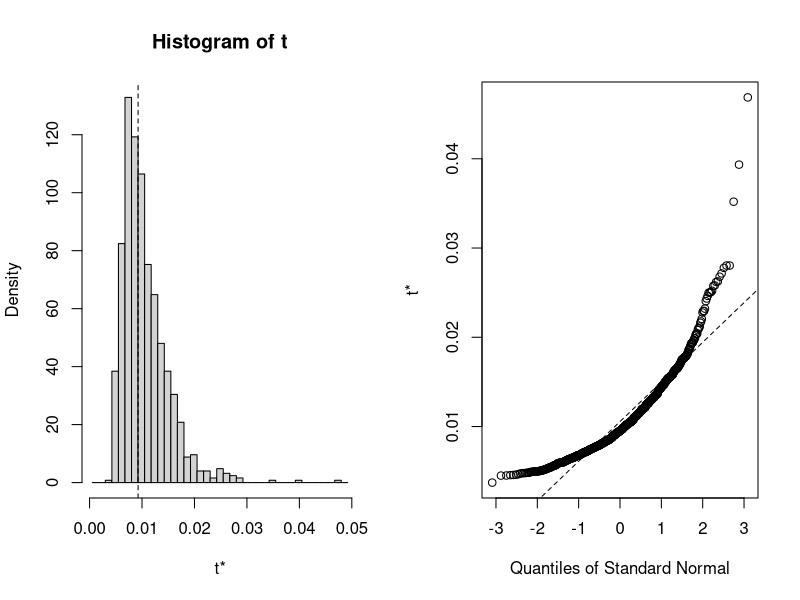
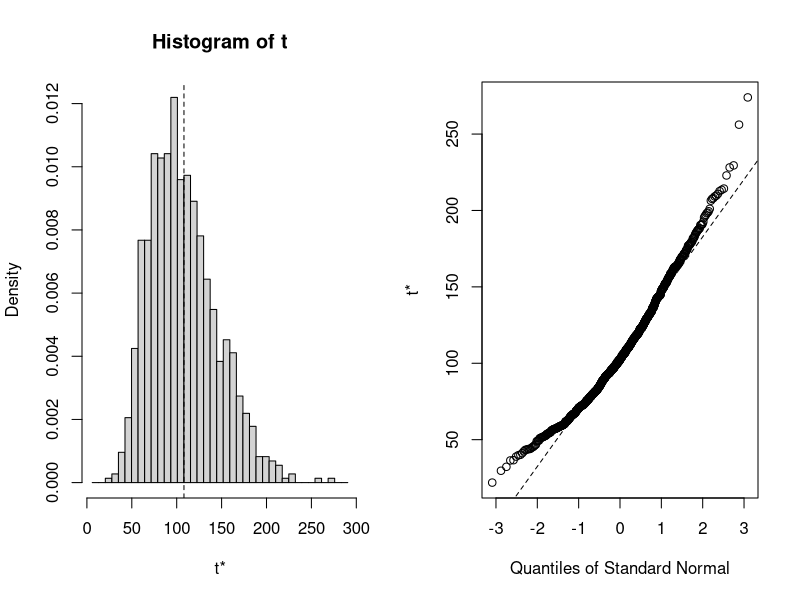

Generate these figures, in order, with R:
## ---- chunk 1
rm(list = ls())
## ---- chunk 2
library(boot)

# MLE for hazard rate of exponential distributed data
mle <- function(data, i) {
  return(length(data[i])/sum(data[i]))
}

# bootstrapping with 1000 replications
results <- boot(data=aircondit$hours, statistic = mle, R=1000)

# view results
results
plot(results)

# get 95% confidence interval
boot.ci(results, type=c("bca", "norm", "perc"))
## ---- chunk 3
# MLE for hazard rate of exponential distributed data
meantimeest <- function(data, i) {
  rate <- length(data[i])/sum(data[i])
  return(1/rate)
}

# bootstrapping with 1000 replications
results <- boot(data=aircondit$hours, statistic = meantimeest, R=1000)

# view results
results
plot(results)

# get 95% confidence interval
boot.ci(results, type=c("norm", "basic", "perc", "bca"))
